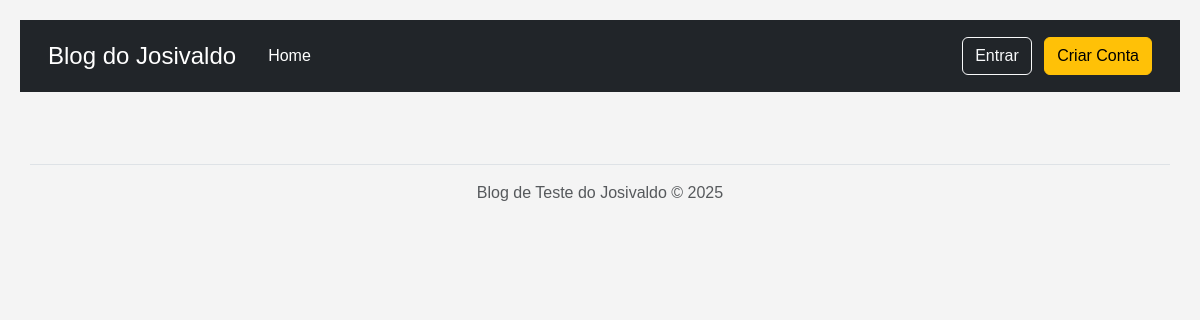
Before: / with the older database file.
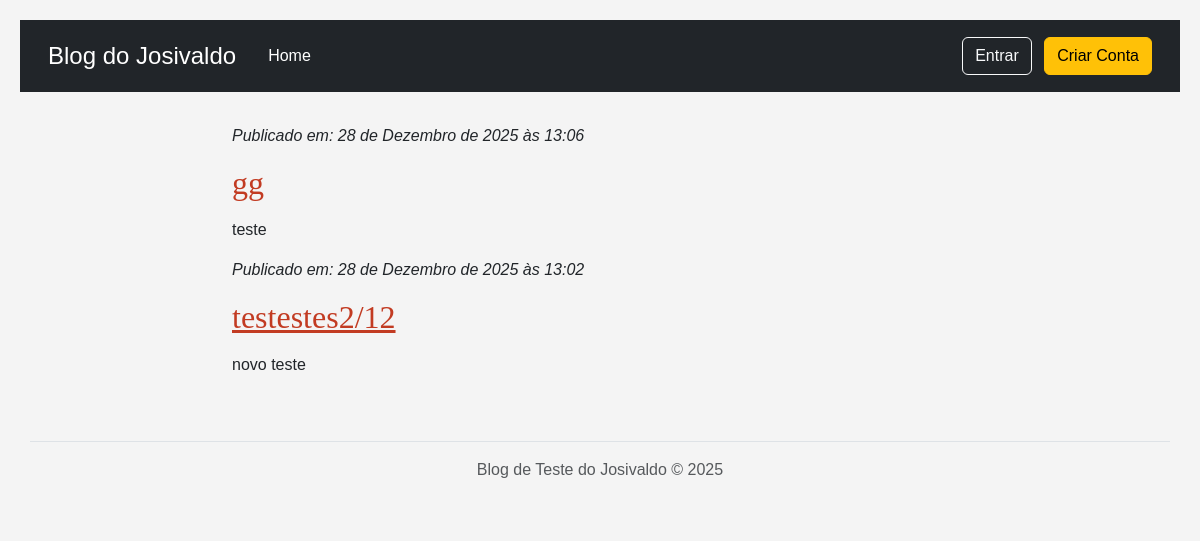
After: the same page with the newer database file.
### blog/models.py (models this page shows, shortened)
class Post(models.Model):
    author = models.ForeignKey(settings.AUTH_USER_MODEL, on_delete=models.CASCADE)
    title = models.CharField(max_length=200)
    text = models.TextField()
    created_date = models.DateTimeField(default=timezone.now)
    published_date = models.DateTimeField(blank=True, null=True)

### blog/views.py (the view)
# urls.py: path("", views.post_list, name="post_list"),
def post_list(request):
    posts = Post.objects.filter(published_date__lte=timezone.now()).order_by('-published_date')
    return render(request, "blog/post_list.html", {"posts_list": posts})

### blog/templates/blog/post_list.html (shortened to what this page needs)
{% extends "blog/base.html" %}
{% block content %}
{% for post in posts_list %}
            <article>
                <p><em>Publicado em: {{ post.published_date }}</em></p>
                <h2><a href="{% url "post_detail" pk=post.pk %}">{{ post.title }}</a></h2>
                <p>{{ post.text|truncatewords:10|linebreaks }}</p>
            </article>
{% endfor %}
{% endblock %}

### blog/templates/blog/base.html (shortened to what this page needs)
{% load static %}
<!DOCTYPE html>
<html lang="pt-br">
<head>
    <link href="https://cdn.jsdelivr.net/npm/bootstrap@5.3.3/dist/css/bootstrap.min.css" rel="stylesheet">
    <link rel="stylesheet" href="{% static 'blog.css' %}">
</head>
<body>
    <header class="p-3 bg-dark text-white mb-4">
        <div class="container">
            <div class="d-flex flex-wrap align-items-center justify-content-center justify-content-lg-start">
                <a href="/" class="d-flex align-items-center mb-2 mb-lg-0 text-white text-decoration-none">
                    <span class="fs-4">Blog do Josivaldo</span>
                </a>
                <ul class="nav col-12 col-lg-auto me-lg-auto mb-2 justify-content-center mb-md-0 ms-4">
                    <li><a href="/" class="nav-link px-2 text-white">Home</a></li>
                </ul>
                <div class="text-end">
                    {% if user.is_authenticated %}
                        <a href="{% url 'post_new' %}" class="btn btn-outline-light me-2">
                            {% include './icons/file-earmark-plus.svg' %} Novo Post
                        </a>
                        <span class="me-3">Olá, <strong>{{ user.username }}</strong></span>
                        <form action="{% url 'logout' %}" method="post" style="display:inline;">
                            {% csrf_token %}
                            <button type="submit" class="btn btn-warning">Sair</button>
                        </form>
                    {% else %}
                        <a href="{% url 'login' %}" class="btn btn-outline-light me-2">Entrar</a>
                        <a href="{% url 'signup' %}" class="btn btn-warning">Criar Conta</a>
                    {% endif %}
                </div>
            </div>
        </div>
    </header>
    <main class="container">
        <div class="row">
            <div class="col-md-8 offset-md-2">
                {% block content %}
                {% endblock content %}
            </div>
        </div>
    </main>
    <footer class="container mt-5 py-3 border-top text-center text-muted">
        <p>Blog de Teste do Josivaldo &copy; 2025</p>
    </footer>
</body>
</html>

### blog/static/blog.css (style rules this page uses)
h1 a, h2 a { color: #c23b22; font-family: fantasy; }
body { background-color: #f4f4f4; font-family: Arial, sans-serif; margin: 0; padding: 20px; }

Changed rows visible on the page:
added Post: published_date "28 de Dezembro de 2025 às 13:06", title "gg", text "teste"
added Post: published_date "28 de Dezembro de 2025 às 13:02", title "testestes2/12", text "novo teste"
